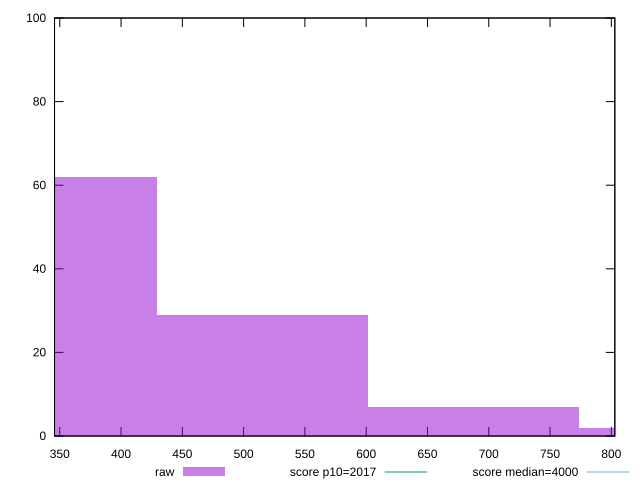

This chart was generated by the following gnuplot code:
reset

$raw <<EOF
515.5821501292661 29
859.3035835487768 2
343.72143341951073 62
687.4428668390215 7
EOF

set key outside below
set boxwidth 171.86071670975537
set xrange [345.72400000000005:802.8560000000007]
set yrange [0:100]
set trange [0:100]
set style fill transparent solid 0.5 noborder

set parametric
set terminal svg size 640, 490 enhanced background rgb 'white'
set output "report_00019_2021-02-10T18-14-37.922Z//mainthread-work-breakdown/samples/pages+cached+noadtech+nomedia+nocss/raw/histogram.svg"

plot $raw title "raw" with boxes, \
     2017,t title "score p10=2017", \
     4000,t title "score median=4000"

reset
